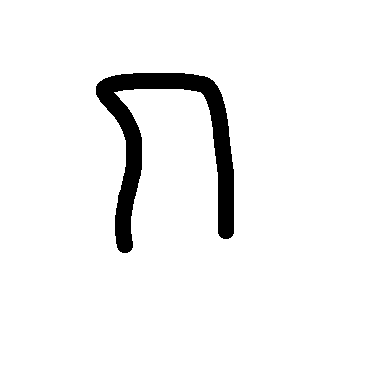
#> input picture DatasetHanWritten/1/121 (15).png, 378 x 378 px, found by its file name; its folder holds 3 pictures in this run
$ python dataManagement.py
#> lines starting #> are read from the running program, lines starting #| are printed output that depends on the picture; after the words box and inside, x2 and y2 are one past the last pixel; in counts of white or black regions, pixels touching at a corner belong together
#> `image = cv2.imread(url, 0)`: image: shape (378, 378); 95.1% white; 1 black region, box (x1, y1, x2, y2) and area: (96, 73, 234, 253) 6975
### thaiorc_v2/characterDetection.py
import cv2
import numpy as np
def character_detection(image, sizeOfImage):
#> called with sizeOfImage = (28, 28)
    if image.shape == sizeOfImage:
        return 255 - image

    if len(image.shape) > 2:
        image = image[:, :, 0]

    maxw = max(image.shape)*2
#> maxw = 756
    newimage = np.ones((maxw, maxw), dtype='uint8')
    size = int(.25*maxw)
#> size = 189
    newimage[size:size + image.shape[0], size:size + image.shape[1]] = 255- image
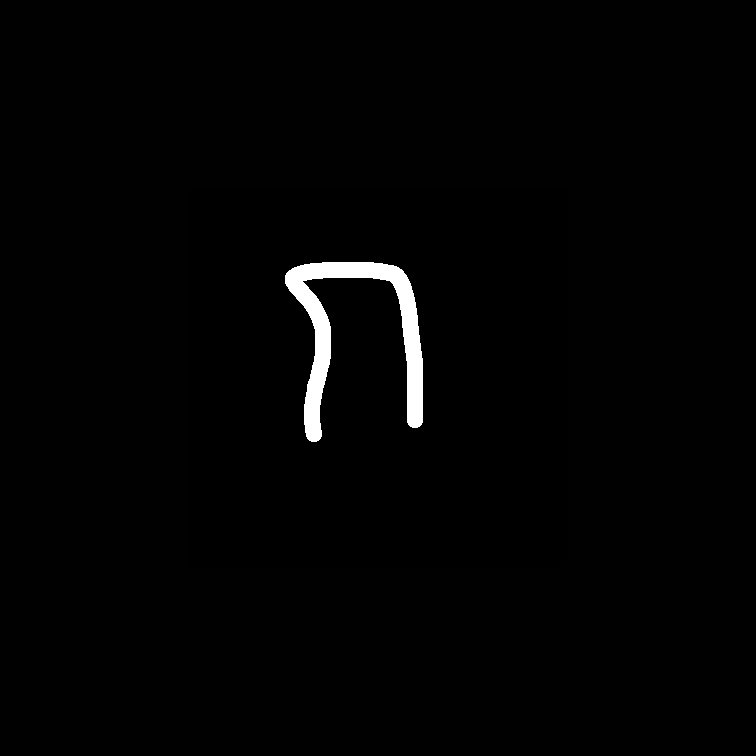
#> newimage: shape (756, 756); min 0, max 255, mean 3.9
    image = 255 - newimage
#> image: shape (756, 756)

    _, image = cv2.threshold(image, 250, 255,cv2.THRESH_BINARY_INV)
#> image: shape (756, 756); 1.2% white; 1 white region, box (x1, y1, x2, y2) and area: (285, 262, 423, 442) 6975
    tofind = image

    tofind = cv2.dilate(tofind, np.ones((3, 3)),iterations=20)
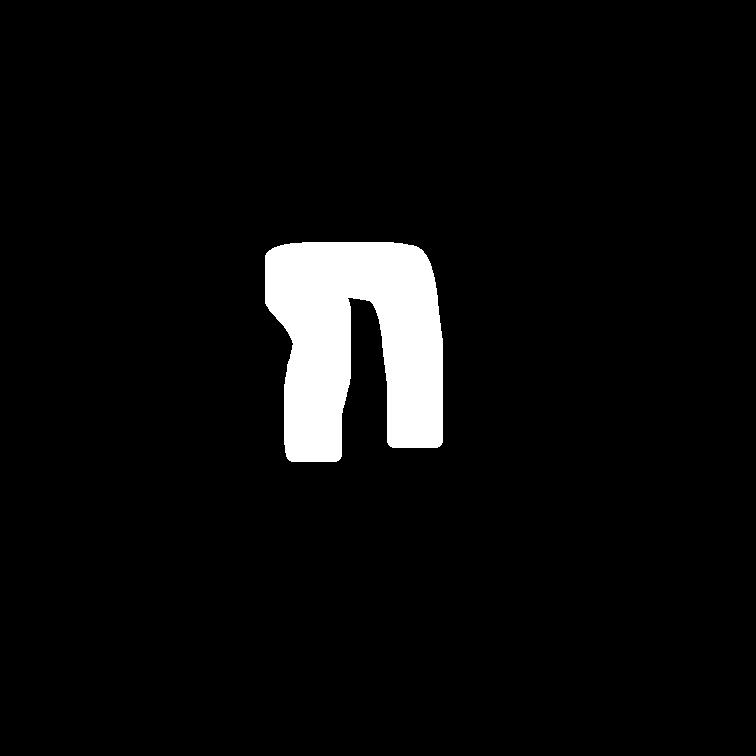
#> tofind: shape (756, 756); 5% white; 1 white region, box (x1, y1, x2, y2) and area: (265, 242, 443, 462) 28321
    tofind = cv2.erode(tofind, np.ones((3, 3)), iterations=20)
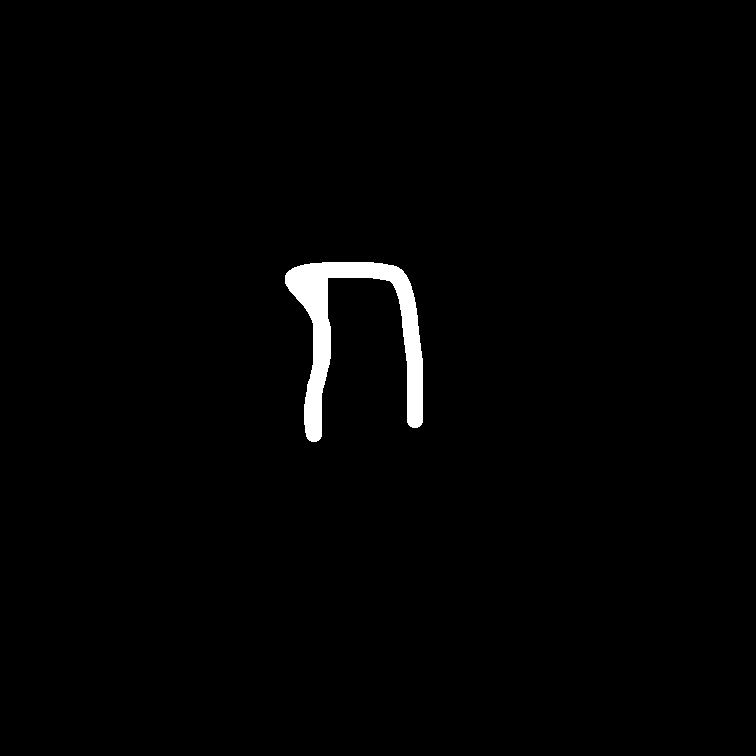
#> tofind: shape (756, 756); 1.3% white; 1 white region

    contour, _ = cv2.findContours(tofind, cv2.RETR_EXTERNAL, cv2.CHAIN_APPROX_SIMPLE)
#> contour = 1 contour; box (x1, y1, x2, y2) and area: (285, 262, 423, 442) 7106
    larg_contour = max(contour, key= cv2.contourArea)
#> larg_contour = contour of 198 points, box (x1, y1, x2, y2) (285, 262, 423, 442), area 7106
    x, y, width, height = cv2.boundingRect(larg_contour)
#> x = 285; y = 262; width = 138; height = 180

    # cv2.rectangle(image, (x, y), (x+width, y+height), (255, 0 , 0), 1)
    ratio = 1 - width/height
#> ratio = 0.233
    if ratio > 0:
        image = image[y - 5:y+height+5, x - int(height*ratio/2) - 5: x+width + 5 + int(height*ratio/2)]
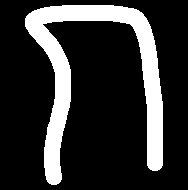
#> image: shape (190, 188); 19.5% white; 1 white region, box (x1, y1, x2, y2) and area: (25, 5, 163, 185) 6975
    else :
        ratio = 1 - height/width
        image = image[y - 5 - int(width*ratio/2):y+height+5 + int(width*ratio/2), x - 5: x+width + 5]

    # print(ratio)
    # print(image.shape)
    image = cv2.resize(image, (500, 500))
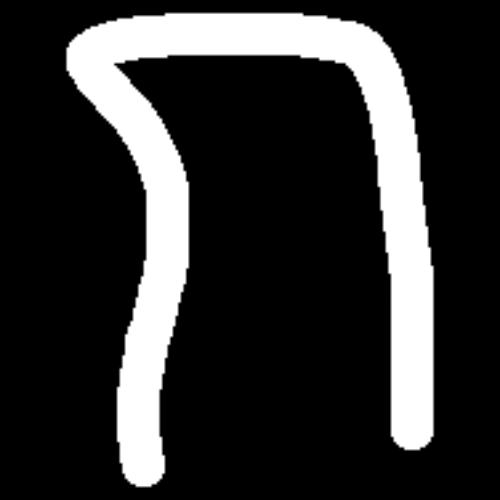
#> image: shape (500, 500); min 0, max 255, mean 49.8
    image = cv2.blur(image, (9, 9))
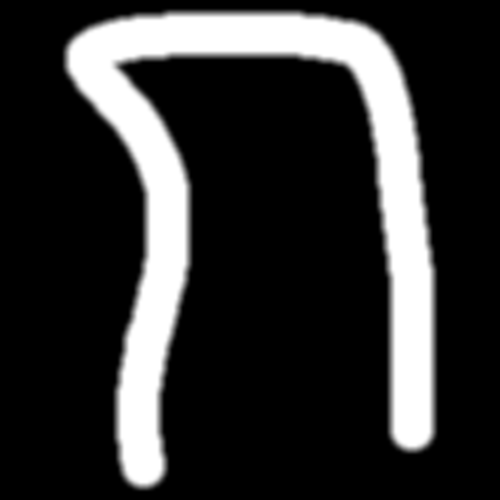
#> image: shape (500, 500); min 0, max 255, mean 49.8
    image = cv2.resize(image, sizeOfImage)
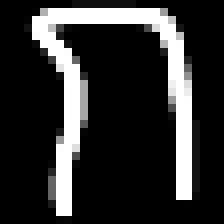
#> image: shape (28, 28) (shown 8 times larger); min 0, max 255, mean 47.5
    # cv2.imshow('', image)
    # cv2.waitKey(0)

    return image

# image = cv2.imread('DatasetHanWritten/1/1.png')
# data = character_detection(image)

### thaiorc_v2/dataManagement.py
import cv2
import numpy as np
from characterDetection import *
import os
import matplotlib.pyplot as plt


image1, answer = [], []
i = 0

for n in range(1, 55):
        image_dir = 'DatasetHanWritten/' + str(n)
        # if n!= 13:
        #         continue
        # print(n)
#> (the run stopped early here; a loop or call above may not have finished)
